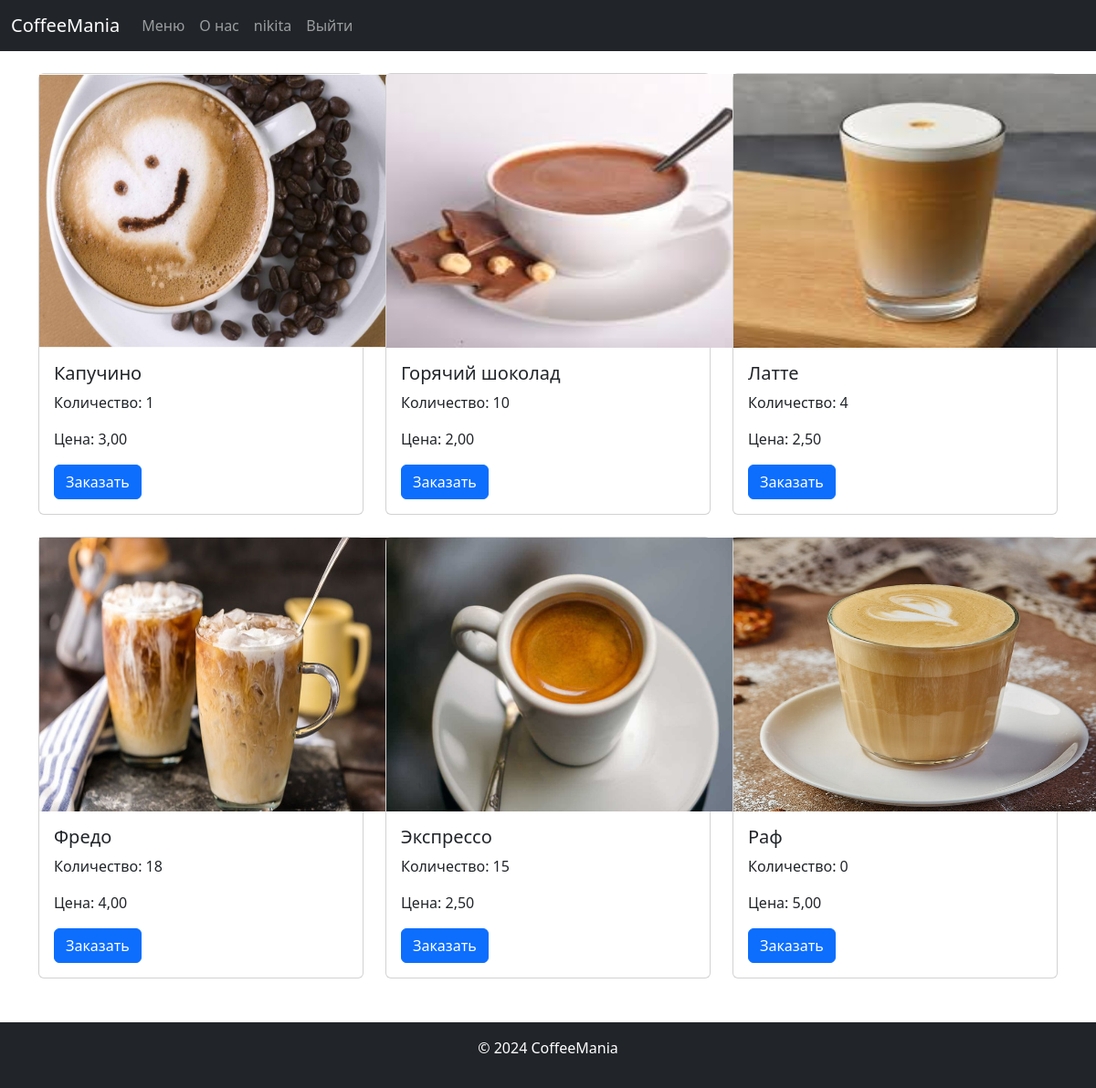
The app's page /menu/ (signed in) with its own data.
### coffee/models.py (models this page shows, shortened)
class Drink(models.Model):
    name = models.CharField(max_length=100)
    price = models.DecimalField(max_digits=5, decimal_places=2)
    available_portions = models.PositiveIntegerField(default=0)
    ingredients = models.ManyToManyField(Ingredient, related_name='drinks')
    photo = models.ImageField(upload_to='images/%Y/%m/%d/', default=True, verbose_name='Фото')

### coffee/views.py (the view)
# urls.py: path('menu/', views.menu, name="menu"),
def menu(request):
    posts = Drink.objects.all()
    return render(request, 'pages/menu.html', {'posts': posts, 'title': "Меню"})

### coffee/templates/pages/menu.html (shortened to what this page needs)
{% extends 'pages/base.html' %}
{% load static %}
{% block content %}
<div class="row">
    {% for p in posts %}
        <div class="col-md-4 mb-4">
            <div class="card h-100">
                {% if p.photo %}
                    <img src="{{ p.photo.url }}" alt="Post Image" style="width:415px; height:300px;">
                {% endif %}
                <div class="card-body">
                    <h5 class="card-title">{{ p.name }}</h5>
                    <p class="card-text">Количество: {{ p.available_portions }}</p>
                    <p class="card-text">Цена: {{ p.price }}</p>
                    <button class="btn btn-primary" data-bs-toggle="modal" data-bs-target="#orderModal{{ p.id }}">Заказать</button>
                </div>
            </div>
        </div>
    {% endfor %}
</div>
{% endblock content %}

### coffee/templates/pages/base.html (shortened to what this page needs)
<!DOCTYPE html>
<html lang="en">
<head>
    <link href="https://cdn.jsdelivr.net/npm/bootstrap@5.3.3/dist/css/bootstrap.min.css" rel="stylesheet">
</head>
<body>
    <nav class="navbar navbar-expand-lg navbar-dark bg-dark">
        <div class="container-fluid">
            <a class="navbar-brand" href="{% url 'main' %}">CoffeeMania</a>
            <div class="collapse navbar-collapse" id="navbarNav">
                <ul class="navbar-nav">
                    <li class="nav-item">
                        <a class="nav-link" href="{% url 'menu' %}">Меню</a>
                    </li>
                    <li class="nav-item">
                        <a class="nav-link" href="{% url 'about' %}">О нас</a>
                    </li>
                    {% if user.is_authenticated %}
                        <li class="nav-item">
                            <a class="nav-link" href="{% url 'profile' %}">{{ user.username }}</a>
                        </li>
                        <li class="nav-item">
                            <a class="nav-link" href="{% url 'logout' %}">Выйти</a>
                        </li>
                    {% endif %}
                </ul>
            </div>
        </div>
    </nav>
    <main class="container mt-4">
        {% block content %}{% endblock %}
    </main>
    <footer class="bg-dark text-white text-center py-3 mt-4">
        <p>&copy; 2024 CoffeeMania</p>
    </footer>
</body>
</html>

### records on screen
Drink: photo (picture), name "Капучино", available_portions "1", price "3,00"
Drink: photo (picture), name "Горячий шоколад", available_portions "10", price "2,00"
Drink: photo (picture), name "Латте", available_portions "4", price "2,50"
Drink: photo (picture), name "Фредо", available_portions "18", price "4,00"
Drink: photo (picture), name "Экспрессо", available_portions "15", price "2,50"
Drink: photo (picture), name "Раф", available_portions "0", price "5,00"

### other values on screen
{{ user.username }} "nikita"
